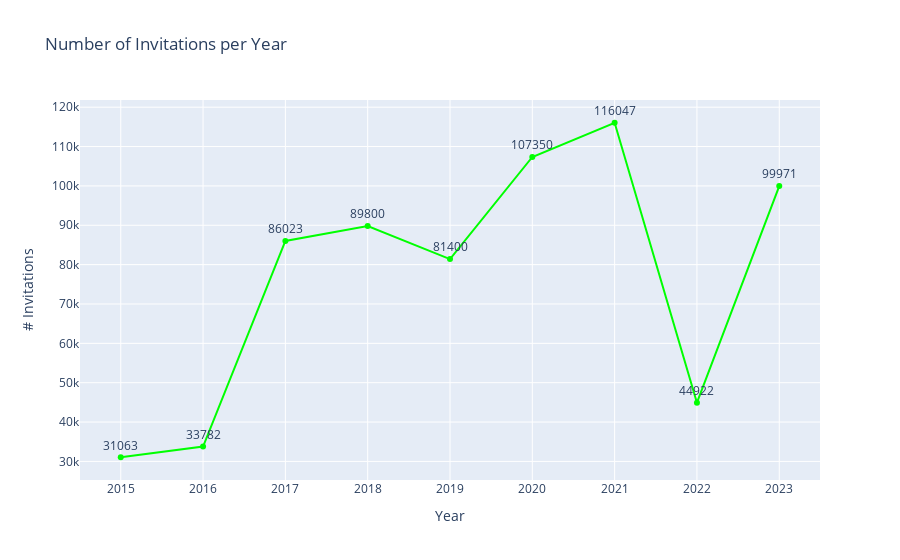

Source (notebook cell):
### Markdown cell above
## Number of invitations per year

### Code cell
invitations_per_year = df_clean.groupby('Year')['Invitations'].sum()

# Create the line plot with markers and text
fig = go.Figure(data=[go.Scatter(
    x=invitations_per_year.index,
    y=invitations_per_year.values,
    mode='lines+markers+text',  # creates a line plot with markers and text
    text=invitations_per_year.values,  # this will display the value at each marker
    textposition='top center', 
    marker_color='Lime' # this will position the text above each marker
)])

fig.update_layout(title_text='Number of Invitations per Year',xaxis_title='Year',  # this will add a label to the x-axis
    yaxis_title='# Invitations')

fig.show()

### Figure 1 — Plotly figure (JSON) as saved in the notebook; plotly's stock layout.template omitted (floating-point values rounded to 4 significant figures)
{"data": [{"marker": {"color": "Lime"}, "mode": "lines+markers+text", "text": [31063, 33782, 86023, 89800, 81400, 107350, 116047, 44922, 99971], "textposition": "top center", "type": "scatter", "x": [2015, 2016, 2017, 2018, 2019, 2020, 2021, 2022, 2023], "y": [31063, 33782, 86023, 89800, 81400, 107350, 116047, 44922, 99971]}], "layout": {"title": {"text": "Number of Invitations per Year"}, "xaxis": {"title": {"text": "Year"}}, "yaxis": {"title": {"text": "# Invitations"}}}}
